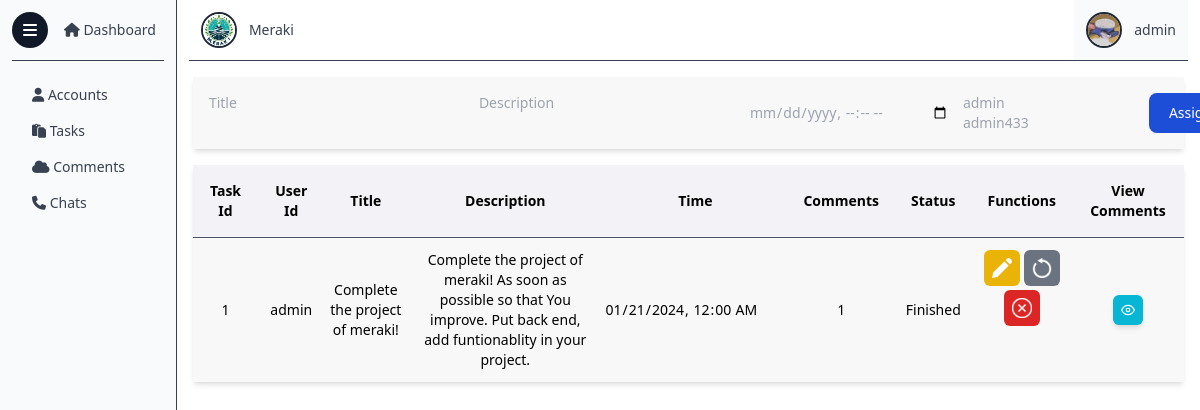
Page /tasks.php?id=admin (signed in) on the committed database.
### tables this page shows
CREATE TABLE `users` (
  `id` varchar(30) NOT NULL,
  `name` varchar(30) NOT NULL,
  `email` varchar(30) NOT NULL,
  `pass` text NOT NULL,
  `img` text NOT NULL,
  `status` int(1) NOT NULL,
  `admin` int(11) NOT NULL DEFAULT 0,
  `active` int(11) NOT NULL DEFAULT 1
);

CREATE TABLE `tasks` (
  `id` varchar(30) NOT NULL,
  `task_id` int(11) NOT NULL,
  `task_title` varchar(50) NOT NULL,
  `task_desc` varchar(300) NOT NULL,
  `task_time` text NOT NULL,
  `task_status` varchar(10) NOT NULL DEFAULT 'progress'
);

### tasks.php (the view, shortened to what this page needs)
<?php
$user_id = $_SESSION["id"];
include ("partials/_dbconnect.php");
$sql = "SELECT * FROM `tasks`";
if (isset($_GET["id"])) {
    $userid = $_GET['id'];
    $sql = "SELECT * FROM `tasks` WHERE `id` = '$userid'";
}
$stmt = mysqli_prepare($conn, $sql);
mysqli_stmt_execute($stmt);
$result = mysqli_stmt_get_result($stmt);
?>
<!DOCTYPE html>
<html lang="en">
<head>
    <link href="../side/style.css" rel="stylesheet">
</head>
<body class="open-sans bg-white">
    <div class="absolute top-3 left-3 z-30">
        <button class="bg-gray-900 w-9 h-9 grid place-items-center p-2 rounded-full" class="button"
            onclick="displayMenu()">
            <i class="fas fa-bars text-base text-white"></i>
        </button>
    </div>
    <div class="flex z-20 overflow-y-hidden max-h-screen">
        <?php
        include ("dashboard/_sidemenu.php");
        ?>
        <div class="overflow-y-scroll hide-scrollbar w-full">
            <header class="flex justify-between items-center mx-3">
                <a href="/" class="dashboard-link flex items-center space-x-3 p-3">
                    <img src="images/logo.jpg" alt="" class="h-9 w-9 rounded-full border-2 border-gray-800">
                    <p class="text-gray-700 text-sm">Meraki</p>
                </a>
                <a href="p" class="flex items-center space-x-3 p-3 bg-gray-50">
                    <?php
                    $sql = "SELECT * FROM `users` WHERE `id` = ?";
                    $stmt = mysqli_prepare($conn, $sql);
                    mysqli_stmt_bind_param($stmt, "s", $user_id);
                    mysqli_execute($stmt);
                    $result2 = mysqli_stmt_get_result($stmt);
                    $row2 = mysqli_fetch_assoc($result2);
                    echo '<img src="profile/images/' . $row2["img"] . '" alt="" class="h-9 w-9 rounded-full border-2 border-gray-800">
                    <p class="text-gray-700 text-sm">' . $row2["name"] . '</p>
                    ';
                    ?>
                </a>
            </header>
            <hr class="mx-3 border-t border-gray-700">
            <div class="m-4 bg-white rounded-md container min-w-[calc(100%-32px)] text-sm max-w-[calc(100%-32px)] space-y-4">
                <form class="w-full shadow-md bg-[#F8F8F8] flex justify-between items-center"
                    action="dashboard/_assign" method="post">
                    <div class="flex m-4 space-x-3">
                        <textarea name="title" class="bg-transparent outline-none resize-none hide-scrollbar"
                            placeholder="Title" rows="2" cols="30" minlength="10" required></textarea>
                        <textarea name="desc" class="bg-transparent outline-none resize-none hide-scrollbar"
                            placeholder="Description" rows="2" cols="30" minlength="30" required></textarea>
                        <input type="datetime-local" name="time"
                            class="bg-transparent outline-none border-none text-gray-400"
                            oninput="this.style.color='black'" required>
                        <select name="users[]"
                            class="bg-transparent outline-none min-w-40 text-gray-400 hide-scrollbar" size="2" multiple
                            required>
                            <?php
                            $sql = "SELECT * FROM `users`";
                            $stmt = mysqli_prepare($conn, $sql);
                            mysqli_stmt_execute($stmt);
                            $result2 = mysqli_stmt_get_result($stmt);
                            while ($row = mysqli_fetch_assoc($result2)) {
                                echo '<option value="' . $row["id"] . '">' . $row["id"] . '</option>';
                            }
                            ?>
                        </select>
                    </div>
                    <button type="Submit"
                        class="text-white bg-blue-700 hover:bg-blue-800 focus:ring-4 focus:outline-none focus:ring-blue-300 font-medium rounded-lg text-sm px-5 py-2.5 text-center m-3">Assign</button>
                </form>
                <table class="w-full shadow-md">
                    <thead>
                        <tr class="border-b-gray-600 border-b bg-[#F3F2F7]">
                            <th scope="col" class="p-4">Task Id</th>
                            <th scope="col" class="p-4">User Id</th>
                            <th scope="col" class="p-4">Title</th>
                            <th scope="col" class="p-4">Description</th>
                            <th scope="col" class="p-4">Time</th>
                            <th scope="col" class="p-4">Comments</th>
                            <th scope="col" class="p-4">Status</th>
                            <th scope="col" class="p-4">Functions</th>
                            <th scope="col" class="p-4">View Comments</th>
                        </tr>
                    </thead>
                    <tbody>
                        <?php
                        $i = 1;
                        while ($row = mysqli_fetch_assoc($result)) {
                            $task_id = $row["task_id"];
                            $user_id = $row["id"];
                            $title = $row["task_title"];
                            $desc = $row["task_desc"];
                            $sql = "SELECT * FROM `comments` WHERE `task_id` = '$task_id'";
                            $stmt = mysqli_prepare($conn, $sql);
                            mysqli_stmt_execute($stmt);
                            $result2 = mysqli_stmt_get_result($stmt);
                            $num = mysqli_num_rows($result2);
                            echo '<tr class="border-b-gray-500 border-b bg-[#F8F8F8] last:border-b-0">
                            <td class="text-center py-3">' . $task_id . '</td>
                            <td class="text-center py-3">' . $row["id"] . '</td>
                            <td class="text-center py-3">' . $title . '</td>
                            <td class="text-center py-3 px-3">' . $desc . '</td>
                            <td class="text-center py-3">
                                <input type="datetime-local" class="bg-transparent hide-cal py-3 outline-none border-none" value="' . $row["task_time"] . '" readonly>
                            </td>
                            <td class="text-center py-3">' . $num . '</td>
                            <td class="text-center py-3 capitalize">' . $row["task_status"] . '</td>
                            <td class="text-center py-3 space-y-1 grid place-items-center">
                                <div class="flex space-x-1">
                                <button data-modal-target="edit-modal-' . $i . '" data-modal-toggle="edit-modal-' . $i . '" href="" class="rounded-md bg-yellow-500 hover:bg-yellow-600 p-2">
                                    <img class="invert w-5" src="../images/edit.png" alt="edit">
                                </button>';
                            if ($row["task_status"] == "progress") {
                                echo '<a href="dashboard/_mark?id=' . $user_id . '&task=' . $task_id . '&mark=finished" class="rounded-md bg-green-600 hover:bg-green-700 p-2">
                                    <img class="invert w-5" src="../images/finish.png" alt="finish">
                                </a>';
                            } else if ($row["task_status"] == "finished") {
                                echo '<a href="dashboard/_mark?id=' . $user_id . '&task=' . $task_id . '&mark=progress" class="rounded-md bg-gray-500 hover:bg-gray-600 p-2">
                                    <img class="invert w-5" src="../images/restore.png" alt="restore">
                                </a>';
                            }
                            echo '</div>
                                <a href="dashboard/_delete?id=' . $user_id . '&task=' . $task_id . '" class="rounded-md bg-red-600 hover:bg-red-700 p-2">
                                    <img class="invert w-5" src="../images/delete.png" alt="delete">
                                </a>
                            </td>
                            <td class="py-3 relative">
                                <button class="absolute left-1/2 top-1/2 -translate-y-1/2 -translate-x-1/2 flex items-center p-2 text-white bg-cyan-500 shadow-md hover:bg-cyan-400 rounded-md"
                                onclick="window.location.assign(`comments?taskid=' . $task_id . '&userid=' . $user_id . '`)">
                                    <svg xmlns="http://www.w3.org/2000/svg" width="14" height="14" viewBox="0 0 24 24" fill="none"
                                    stroke="currentColor" stroke-width="2" stroke-linecap="round" stroke-linejoin="round"
                                    class="feather feather-eye">
                                    <path d="M1 12s4-8 11-8 11 8 11 8-4 8-11 8-11-8-11-8z"></path>
                                    <circle cx="12" cy="12" r="3"></circle>
                                    </svg>
                                </button>
                            </td>
                            </tr>';
                            $i++;
                        }
                        ?>
                    </tbody>
                </table>
            </div>
        </div>
    </div>
</body>
</html>

### rows in the picture
users: img (picture), name "admin"
tasks: task_id "1", id "admin", task_title "Complete the project of meraki!", task_desc "Complete the project of meraki! As soon as possible so that You improve. Put back end, add funtionablity in your project.", task_time "01/21/2024 00:00", num "1", task_status "Finished"
